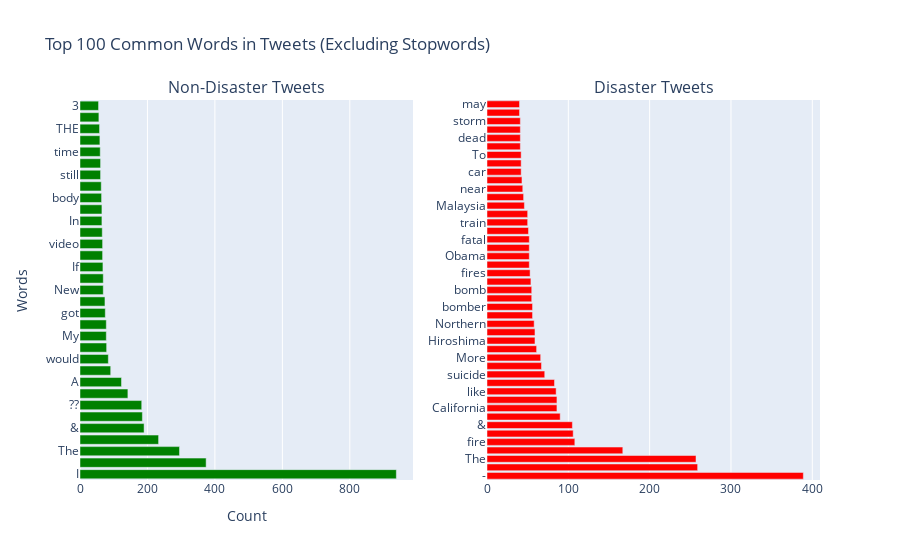

Source (notebook cell):
### Markdown cell above
♻️ Les mots les plus communs

### Code cell
plot_most_common_words(raw=True, top=100)

### Figure 1 — Plotly figure (JSON) as saved in the notebook; plotly's stock layout.template omitted (floating-point values rounded to 4 significant figures)
{"data": [{"marker": {"color": "green"}, "name": "Non-Disaster", "orientation": "h", "type": "bar", "x": [938, 374, 295, 233, 190, 185, 183, 142, 123, 91, 84, 79, 78, 78, 75, 74, 69, 69, 68, 67, 67, 66, 65, 65, 64, 63, 61, 61, 60, 59, 58, 56, 55], "xaxis": "x", "y": ["I", "-", "The", "like", "&amp;", "I'm", "??", "get", "A", "|", "would", "You", "My", "2", "got", "????", "New", "Full", "If", "going", "video", "To", "In", "@YouTube", "body", "people", "still", "back", "time", "love", "THE", "can't", "3"], "yaxis": "y"}, {"marker": {"color": "red"}, "name": "Disaster", "orientation": "h", "type": "bar", "x": [389, 259, 257, 167, 108, 106, 105, 90, 86, 86, 85, 83, 71, 67, 66, 61, 59, 59, 58, 56, 56, 55, 55, 54, 53, 52, 52, 52, 52, 51, 50, 50, 46, 45, 44, 43, 42, 42, 42, 41, 41, 41, 41, 40, 40], "xaxis": "x2", "y": ["-", "I", "The", "A", "fire", "...", "&amp;", "In", "California", "killed", "like", "people", "suicide", "2", "More", "This", "Hiroshima", "disaster", "Northern", "bombing", "bomber", "crash", "bomb", "families", "fires", "police", "Obama", "buildings", "fatal", "|", "train", "burning", "Malaysia", "News", "near", "nuclear", "car", "Police", "To", "get", "dead", "After", "storm", "I'm", "may"], "yaxis": "y2"}], "layout": {"annotations": [{"font": {"size": 16}, "showarrow": false, "text": "Non-Disaster Tweets", "x": 0.225, "xanchor": "center", "xref": "paper", "y": 1, "yanchor": "bottom", "yref": "paper"}, {"font": {"size": 16}, "showarrow": false, "text": "Disaster Tweets", "x": 0.775, "xanchor": "center", "xref": "paper", "y": 1, "yanchor": "bottom", "yref": "paper"}], "showlegend": false, "title": {"text": "Top 100 Common Words in Tweets (Excluding Stopwords)"}, "xaxis": {"anchor": "y", "domain": [0, 0.45], "title": {"text": "Count"}}, "xaxis2": {"anchor": "y2", "domain": [0.55, 1]}, "yaxis": {"anchor": "x", "domain": [0, 1], "title": {"text": "Words"}}, "yaxis2": {"anchor": "x2", "domain": [0, 1]}}}
